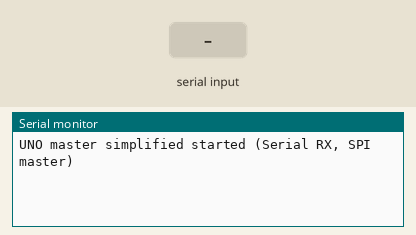
The sketch below on a simulated Arduino Uno, built with avr-gcc and run on an emulated ATmega328P. Parts: the last lines printed to the serial monitor. The test bench sets the inputs (shaded band).

Above: at 1.2 s.
1.3 s: "90,45\n" received over Serial
At 2.1 s:
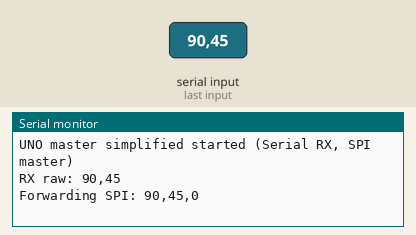
2.8 s: "0\n" received over Serial
At 3.3 s:
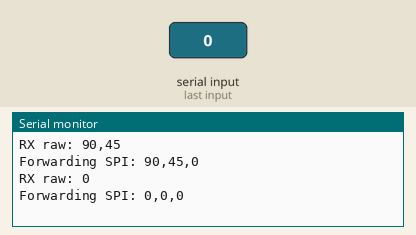

Measured:
- after the input at 1.3 s, the serial monitor: prints a new line at once (image 1)
- after the input at 2.8 s, the serial monitor: prints a new line at once (image 2)

The sketch:

Arduino_UNO.ino
```cpp
/*
  uno_master_simplified.ino (semplificato)
  - Usa solo funzioni base: `setup`, `loop`, `Serial` e `SPI`
  - Riceve una linea tramite `Serial` contenente numeri X, Y, B
  - Inoltra i valori via SPI come pacchetto: 0xFF, X, Y, B
  - SPI pins standard: D11 MOSI, D12 MISO, D13 SCK, SS = D10
*/
#include <SoftwareSerial.h>
#include <SPI.h>

const int SS_PIN = 10;
const int BUF_MAX = 100;
char buf[BUF_MAX];
int bufPos = 0;

void setup() {
  Serial.begin(115200);
  SPI.begin();
  pinMode(SS_PIN, OUTPUT);
  digitalWrite(SS_PIN, HIGH);
  Serial.println("UNO master simplified started (Serial RX, SPI master)");
}

void loop() {
  while (Serial.available()) {
    int c = Serial.read();
    if (c == '\n' || c == '\r') {
      if (bufPos > 0) processBuffer();
    } else {
      if (bufPos < BUF_MAX-1) buf[bufPos++] = (char)c;
    }
  }
}

void sendSPIPacket(byte x, byte y, byte b) {
  digitalWrite(SS_PIN, LOW);
  SPI.transfer(0xFF);
  SPI.transfer(x);
  SPI.transfer(y);
  SPI.transfer(b);
  digitalWrite(SS_PIN, HIGH);
}

void processBuffer() {
  if (bufPos == 0) return;
  buf[bufPos] = '\0';
  String s = String(buf);
  s.trim();
  Serial.print("RX raw: "); Serial.println(s);

  // Estrai fino a 3 numeri dalla stringa
  int vals[3] = {0,0,0};
  int vIdx = 0;
  long cur = 0;
  bool inNum = false;

  for (int i = 0; i < s.length() && vIdx < 3; ++i) {
    char c = s.charAt(i);
    if (c >= '0' && c <= '9') {
      inNum = true;
      cur = cur * 10 + (c - '0');
    } else {
      if (inNum) {
        vals[vIdx++] = (int)cur;
        cur = 0; inNum = false;
      }
    }
  }
  if (inNum && vIdx < 3) vals[vIdx++] = (int)cur;

  byte x = (vIdx>0) ? constrain(vals[0],0,180) : 0;
  byte y = (vIdx>1) ? constrain(vals[1],0,180) : 0;
  byte b = (vIdx>2) ? (vals[2] != 0 ? 1 : 0) : 0;

  Serial.print("Forwarding SPI: "); Serial.print(x); Serial.print(","); Serial.print(y); Serial.print(","); Serial.println(b);
  sendSPIPacket(x,y,b);
  bufPos = 0;
}
```
